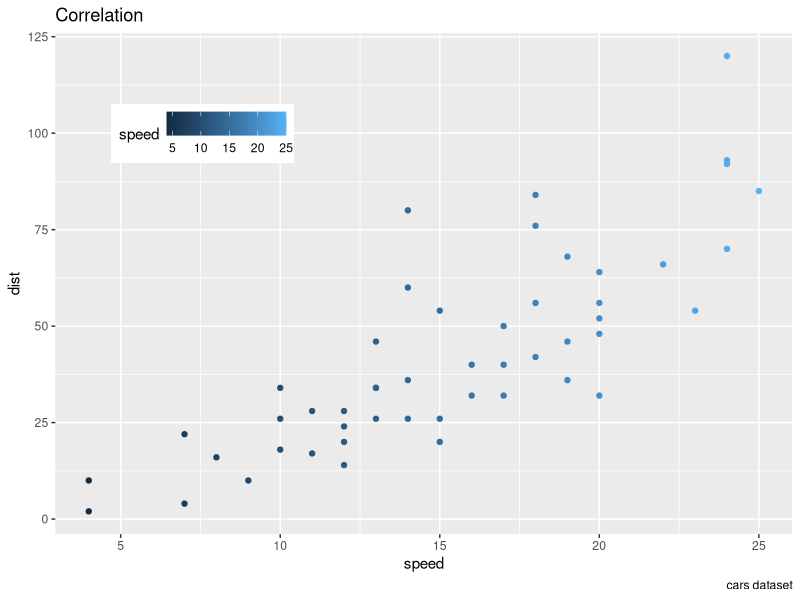
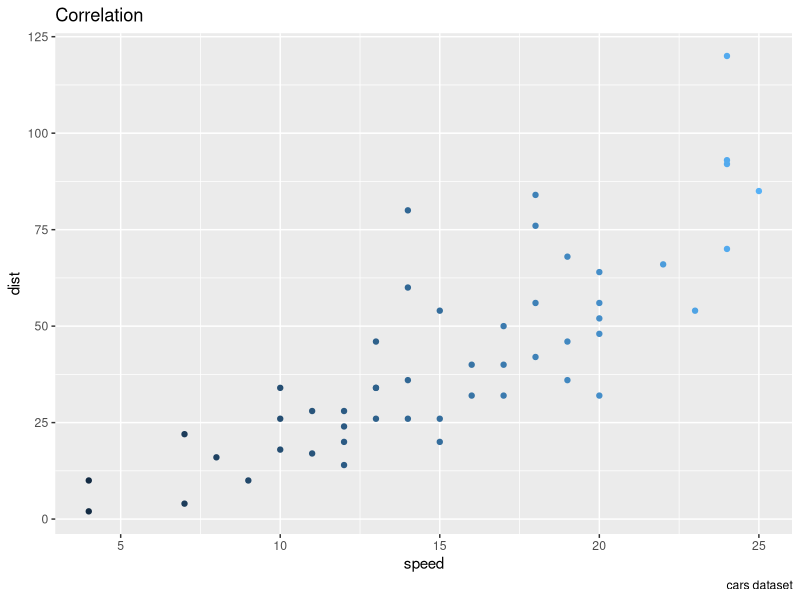
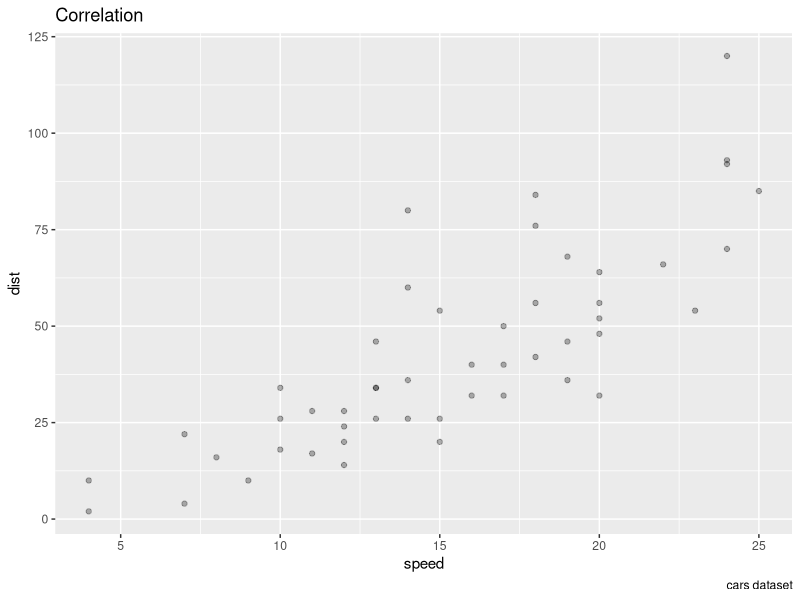

Here is the R script that generated these plots, in order:
## ---- chunk 1
knitr::opts_chunk$set(echo = TRUE)
library(tidyverse)
## ---- chunk 2
p <- ggplot(data = cars) +
  aes(x = speed) +
  aes(y = dist) +
  geom_point() +
  aes(color = speed) +
  labs(title = "Correlation") + 
  labs(caption = "cars dataset") +
  theme(legend.position = c(.2,.8), 
        legend.direction = "horizontal")
## ---- chunk 3
library(grid)
library(gtable)

p_gtable <- ggplot_gtable(ggplot_build(p))
grid.newpage()
grid.draw(p_gtable)
## ---- chunk 4
p_gtable_legend_quiet <- gtable_filter(p_gtable, "guide-box", invert = TRUE)
grid.newpage()
grid.draw(p_gtable_legend_quiet)
## ---- chunk 5
p_global_theme <- ggplot2:::plot_theme(p)
typeof(p_global_theme)
names(p_global_theme)
p_elements_with_colour <- Filter(Negate(is.null), 
                                 lapply(p_global_theme, 
                                        function(element) if (is.list(element)) 
                                          element$colour))

p_elements_with_colour
## ---- chunk 6
p +
  aes(color = NULL) ->
p

p$layers[[1]]$geom$default_aes$colour ->
  color

alpha(color, alpha = .3) ->
 p$layers[[1]]$geom$default_aes$colour 

p
